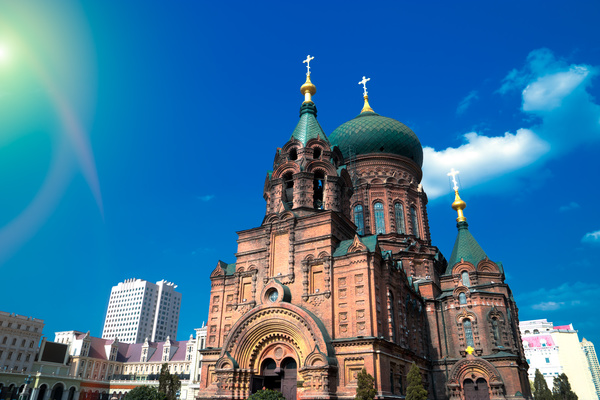
#> input picture image_data_set/sample_test_image_query_6_1.jpg, 600 x 400 px
$ jupyter execute --allow-errors feature_matching_surf_test.ipynb
#> lines starting #> are read from the running program, lines starting #| are printed output that depends on the picture
[cell 1]
# Author - Puneet Soni
# Object X detection using feature matching

#Feature Matching using Brute Force Matcher

import numpy as np
import cv2
from matplotlib import pyplot as plt
import os
import time

[cell 2]
start_time = time.perf_counter()
# speed-up using multithreads

cv2.setUseOptimized(True);
cv2.setNumThreads(8);

# Read the query image and input image files

img1 =  cv2.imread('image_data_set/sample_test_image_query_6_1.jpg',0)
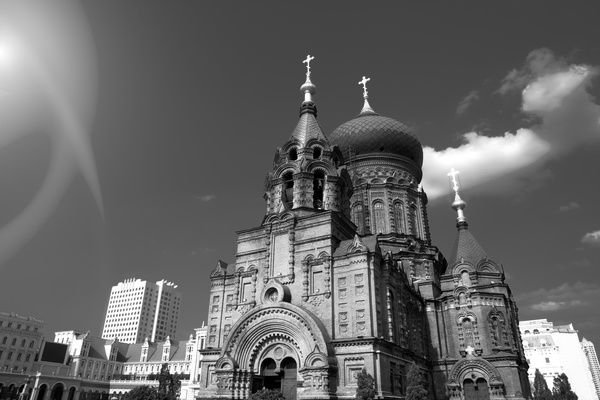
#> img1: shape (400, 600); min 0, max 255, mean 102.6
img2 =  cv2.imread('image_data_set/sample_test_image_6.jpg',0)
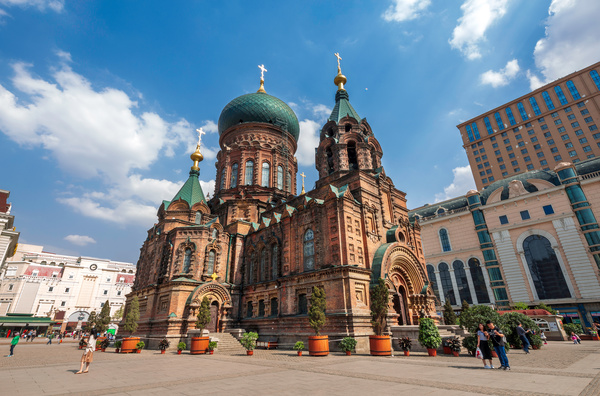
#> input picture image_data_set/sample_test_image_6.jpg, 600 x 396 px
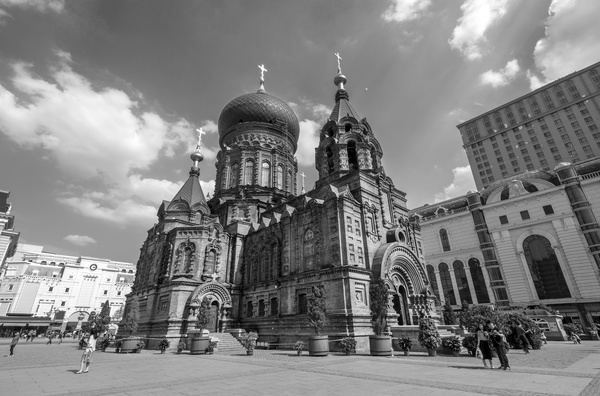
#> img2: shape (396, 600); min 0, max 255, mean 128.4
